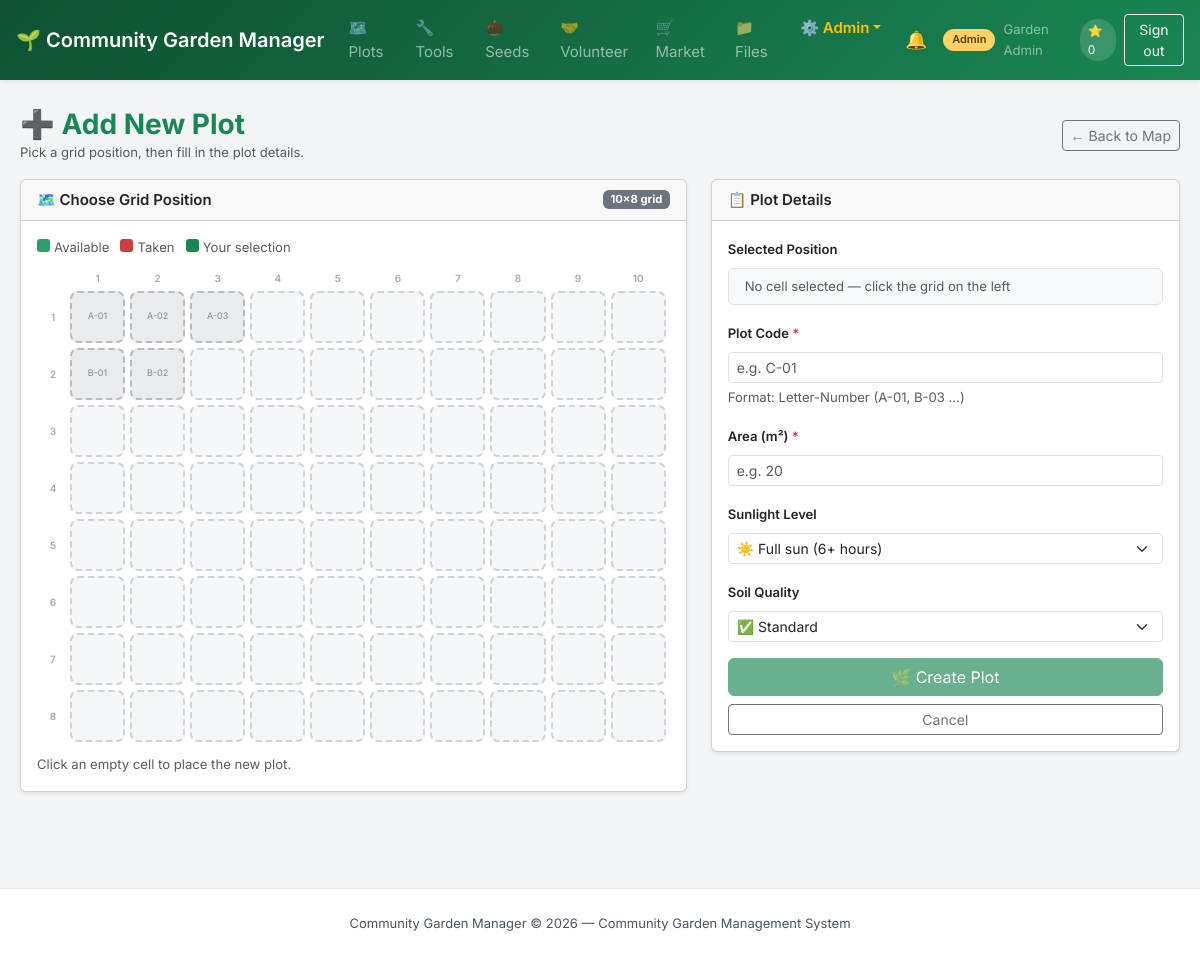
The page /modules/land/plot_create.php (signed in) on the database its author committed.
### tables this page shows
CREATE TABLE `plots` (
  `id` int(11) NOT NULL AUTO_INCREMENT,
  `plot_code` varchar(20) NOT NULL,
  `boundary_coords` text DEFAULT NULL,
  `area_sqm` decimal(8,2) DEFAULT NULL,
  `sunlight_level` enum('full','partial','shade') DEFAULT 'full',
  `soil_quality` enum('premium','standard','poor') DEFAULT 'standard',
  `status` enum('available','occupied','maintenance','reserved') DEFAULT 'available',
  `compliance_status` enum('compliant','warning','violation') DEFAULT 'compliant',
  `lat` decimal(10,8) DEFAULT NULL,
  `lng` decimal(11,8) DEFAULT NULL,
  `grid_x` tinyint(3) unsigned DEFAULT NULL,
  `grid_y` tinyint(3) unsigned DEFAULT NULL,
  `created_at` timestamp NOT NULL DEFAULT current_timestamp(),
  PRIMARY KEY (`id`),
  UNIQUE KEY `plot_code` (`plot_code`),
  UNIQUE KEY `unique_grid_cell` (`grid_x`,`grid_y`)
);

### core/Controller.php (called while the page is built, shortened)
<?php
abstract class Controller {
    protected function model($model) {
        return new $model();
    }
    protected function view($view, $data = []) {
        extract($data);
        require_once __DIR__ . '/../views/' . $view . '.php';
    }
}

### controllers/PlotController.php (called while the page is built, shortened)
<?php
require_once __DIR__ . '/../core/Controller.php';
class PlotController extends Controller {
    public function create($user) {
        $model = $this->model('PlotModel');
        $existingPlots = $model->getExistingGridPlots();
        $errors = [];
        $pickerCols = 10;
        $pickerRows = 8;
        $takenCells = [];
        foreach ($existingPlots as $ep) {
            $takenCells[$ep['grid_y']][$ep['grid_x']] = $ep;
        }
        $this->view('land_plot_create', [
            'user' => $user,
            'errors' => $errors,
            'pickerCols' => $pickerCols,
            'pickerRows' => $pickerRows,
            'takenCells' => $takenCells,
            'pageTitle' => 'Add New Plot'
        ]);
    }
}

### modules/land/plot_create.php (called while the page is built, shortened)
<?php
require_once __DIR__ . '/../../config/db.php';
require_once __DIR__ . '/../../config/constants.php';
$user      = requireLogin();
require_once __DIR__ . '/../../controllers/PlotController.php';
$controller = new PlotController();
$controller->create($user);

### config/db.php (called while the page is built, shortened)
<?php
class Database {
    private static $instance = null;
    private $connection;
    private function __construct() {
        $dsn = "mysql:host=" . DB_HOST . ";port=" . DB_PORT . ";dbname=" . DB_NAME . ";charset=utf8mb4";
        try {
            $this->connection = new PDO($dsn, DB_USER, DB_PASS, [
                PDO::ATTR_ERRMODE => PDO::ERRMODE_EXCEPTION,
                PDO::ATTR_DEFAULT_FETCH_MODE => PDO::FETCH_ASSOC,
                PDO::ATTR_EMULATE_PREPARES => false,
            ]);
        } catch (PDOException $e) {
            die(json_encode(["error" => "Database connection failed: " . $e->getMessage()]));
        }
    }
    public static function getInstance() {
        if (self::$instance === null) {
            self::$instance = new Database();
        }
        return self::$instance;
    }
    public function getConnection() {
        return $this->connection;
    }
}

### core/Model.php (called while the page is built, shortened)
<?php
require_once __DIR__ . '/../config/db.php';
abstract class Model {
    public function __construct() {
        $this->db = Database::getInstance()->getConnection();
    }
}

### models/PlotModel.php (called while the page is built, shortened)
<?php
require_once __DIR__ . '/../core/Model.php';
class PlotModel extends Model {
    public function getExistingGridPlots() {
        return $this->db->query("SELECT plot_code, status, grid_x, grid_y FROM plots WHERE grid_x IS NOT NULL AND grid_y IS NOT NULL")->fetchAll();
    }
}

### config/constants.php (called while the page is built, shortened)
<?php
function e(string $s): string {
    return htmlspecialchars($s, ENT_QUOTES | ENT_SUBSTITUTE, 'UTF-8');
}

### views/land_plot_create.php (the view, shortened to what this page needs)
<?php require_once __DIR__ . '/../includes/header.php'; ?>
<div class="d-flex align-items-center justify-content-between mb-3">
    <div>
        <h1 class="h3 fw-bold text-success mb-0">➕ Add New Plot</h1>
        <p class="text-muted small mb-0">Pick a grid position, then fill in the plot details.</p>
    </div>
    <a href="plots.php" class="btn btn-outline-secondary btn-sm">← Back to Map</a>
</div>
<div class="row g-4">
<div class="col-12 col-lg-7">
    <div class="card shadow-sm h-100">
        <div class="card-header fw-semibold d-flex align-items-center gap-2">
            🗺️ Choose Grid Position
            <span class="badge bg-secondary ms-auto"><?= $pickerCols ?>×<?= $pickerRows ?> grid</span>
        </div>
        <div class="card-body">
            <p class="text-muted small mb-2">
                <span class="plot-legend-dot bg-available d-inline-block me-1"></span>Available &nbsp;
                <span class="plot-legend-dot bg-occupied  d-inline-block me-1"></span>Taken &nbsp;
                <span style="display:inline-block;width:13px;height:13px;border-radius:3px;background:var(--green-mid)" class="me-1"></span>Your selection
            </p>
            <div class="grid-picker-wrap" style="--picker-cols:<?= $pickerCols ?>">
                <div class="grid-picker-label"></div>
                <?php for ($x = 1; $x <= $pickerCols; $x++): ?>
                    <div class="grid-picker-label"><?= $x ?></div>
                <?php endfor; ?>
                <?php for ($y = 1; $y <= $pickerRows; $y++): ?>
                    <div class="grid-picker-label"><?= $y ?></div>
                    <?php for ($x = 1; $x <= $pickerCols; $x++):
                        $taken = isset($takenCells[$y][$x]) ? $takenCells[$y][$x] : null;
                        $cls   = $taken ? 'taken' : '';
                        $label = $taken ? e($taken['plot_code']) : '';
                    ?>
                        <div class="grid-picker-cell <?= $cls ?>"
                             data-x="<?= $x ?>" data-y="<?= $y ?>"
                             <?= $taken ? 'title="' . e($taken['plot_code']) . ' (' . e($taken['status']) . ')"' : "title=\"Select ($x,$y)\"" ?>
                             <?= $taken ? '' : 'onclick="selectCell(this)"' ?>>
                            <?= $label ?>
                        </div>
                    <?php endfor; ?>
                <?php endfor; ?>
            </div>
            <p class="text-muted small mt-2 mb-0" id="picker-hint">Click an empty cell to place the new plot.</p>
        </div>
    </div>
</div>
<div class="col-12 col-lg-5">
    <div class="card shadow-sm">
        <div class="card-header fw-semibold">📋 Plot Details</div>
        <div class="card-body">
            <form method="POST" id="plot-form" novalidate>
                <div class="mb-3">
                    <label class="form-label fw-semibold small">Selected Position</label>
                    <div id="grid-pos-display" class="form-control-plaintext border rounded px-3 py-2 bg-light text-muted small">
                        No cell selected — click the grid on the left
                    </div>
                </div>
                <div class="mb-3">
                    <label for="plot_code" class="form-label fw-semibold small">Plot Code <span class="text-danger">*</span></label>
                    <input type="text" id="plot_code" name="plot_code" class="form-control form-control-sm"
                           required placeholder="e.g. C-01"
                           value="<?= e($_POST['plot_code'] ?? '') ?>">
                    <div class="form-text">Format: Letter-Number (A-01, B-03 …)</div>
                </div>
                <div class="mb-3">
                    <label for="area_sqm" class="form-label fw-semibold small">Area (m²) <span class="text-danger">*</span></label>
                    <input type="number" id="area_sqm" name="area_sqm" class="form-control form-control-sm"
                           min="1" step="0.5" required placeholder="e.g. 20"
                           value="<?= e($_POST['area_sqm'] ?? '') ?>">
                </div>
                <div class="mb-3">
                    <label for="sunlight_level" class="form-label fw-semibold small">Sunlight Level</label>
                    <select id="sunlight_level" name="sunlight_level" class="form-select form-select-sm">
                        <option value="full"    <?= (($_POST['sunlight_level'] ?? 'full') === 'full')    ? 'selected' : '' ?>>☀️ Full sun (6+ hours)</option>
                    </select>
                </div>
                <div class="mb-3">
                    <label for="soil_quality" class="form-label fw-semibold small">Soil Quality</label>
                    <select id="soil_quality" name="soil_quality" class="form-select form-select-sm">
                        <option value="standard" <?= (($_POST['soil_quality'] ?? 'standard') === 'standard') ? 'selected' : '' ?>>✅ Standard</option>
                    </select>
                </div>
                <div class="d-grid gap-2">
                    <button type="submit" class="btn btn-success" id="submit-btn" disabled>
                        🌿 Create Plot
                    </button>
                    <a href="plots.php" class="btn btn-outline-secondary btn-sm">Cancel</a>
                </div>
            </form>
        </div>
    </div>
</div>
</div>
<?php require_once __DIR__ . '/../includes/footer.php'; ?>

### assets/css/style.css (style rules this page uses)
:root { --green-dark: #0f5132; --green-mid: #198754; --green-light: #4ade80; --green-pale: #D1FAE5; --amber: #F59E0B; --amber-dark: #B45309; --coral: #EF4444; --blue: #3B82F6; --blue-pale: #DBEAFE; --gray-100: #F3F4F6; --gray-200: #E5E7EB; --gray-400: #9CA3AF; --gray-600: #4B5563; --gray-800: #1F2937; --white: #ffffff; --shadow-sm: 0 1px 3px rgba(0, 0, 0, 0.1), 0 1px 2px rgba(0, 0, 0, 0.06); --shadow-md: 0 4px 6px -1px rgba(0, 0, 0, 0.1), 0 2px 4px -1px rgba(0, 0, 0, 0.06); --radius: 8px; --radius-lg: 12px; --font: 'Inter', 'Segoe UI', system-ui, sans-serif; }
body { font-family: var(--font); font-size: 15px; color: var(--gray-800); background: var(--gray-100); line-height: 1.6; display: flex; flex-direction: column; min-height: 100vh; }
a { color: var(--green-mid); text-decoration: none; }
.plot-legend-dot { display: inline-block; width: 13px; height: 13px; border-radius: 3px; flex-shrink: 0; }
.bg-available { background: #2d9e6b; }
.bg-occupied { background: #c94040; }
.grid-picker-wrap { display: grid; grid-template-columns: 24px repeat(var(--picker-cols, 8), 1fr); gap: 5px; overflow-x: auto; padding: 4px; }
.grid-picker-label { font-size: 10px; font-weight: 600; color: #aaa; display: flex; align-items: center; justify-content: center; }
.grid-picker-cell { min-height: 52px; border-radius: 8px; border: 2px dashed #cdd3d9; background: #f4f6f8; cursor: pointer; transition: all .12s; display: flex; align-items: center; justify-content: center; font-size: 10px; color: #aaa; }
.grid-picker-cell.taken { background: #e9ecef; border-color: #bbb; cursor: not-allowed; font-size: 9px; color: #888; }

### rows shown on the page
plots: plot_code "A-01"
plots: plot_code "A-02"
plots: plot_code "A-03"
plots: plot_code "B-01"
plots: plot_code "B-02"

### other values the page prints
APP_NAME "Community Garden Manager"
$role "Admin"
$user['full_name'] "Garden Admin"
$user['karma'] "0"
$pickerCols "10"
$pickerRows "8"
